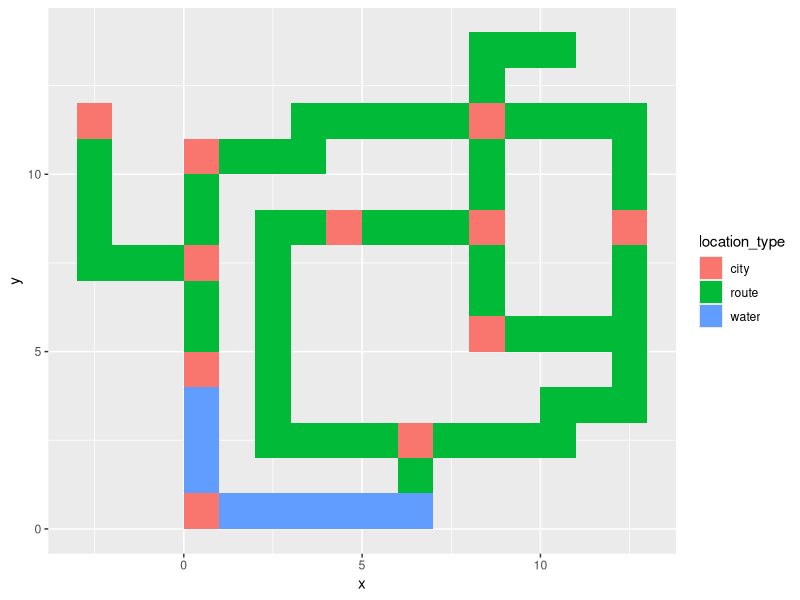

Generate this figure with R:
library("ggplot2")

map.plots <- read.csv("data/pokemonMap.csv", stringsAsFactors = FALSE)
map.plots
kanto.region <- ggplot(map.plots, aes(x = x, y = y)) +
  geom_polygon(aes(fill = location_type, group = group))
kanto.region
